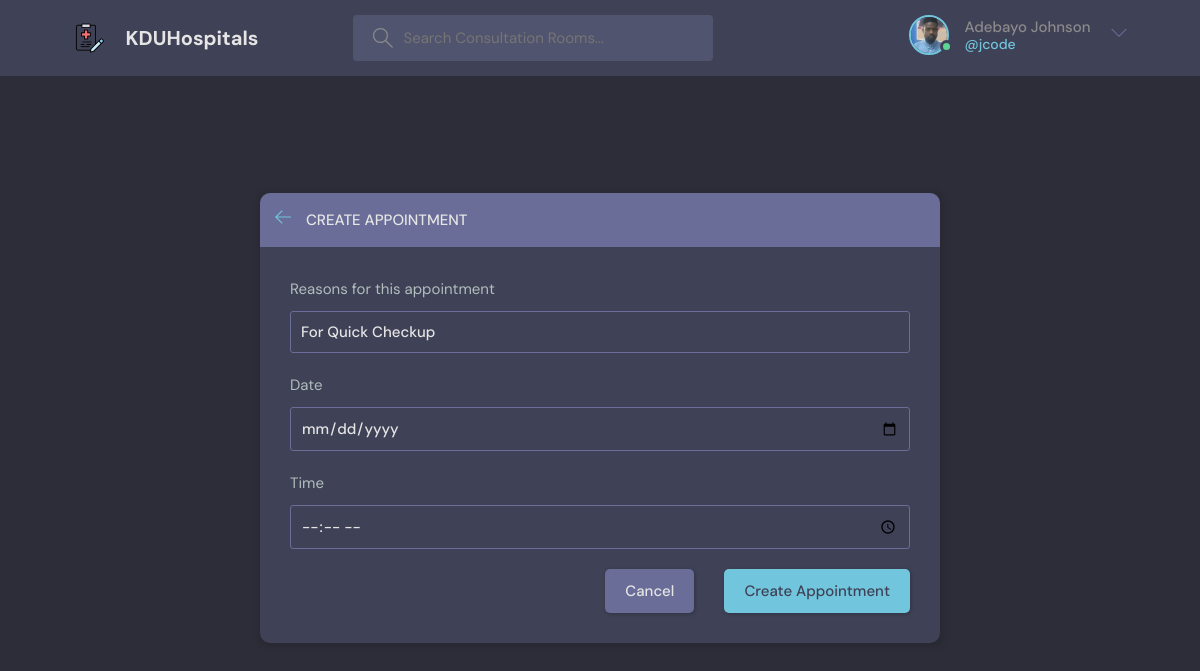
Screenshot of /update-appointment/1/ (signed in) with the database file from the repository.
### base/models.py (models this page shows, shortened)
class User(AbstractUser):
    name = models.CharField(max_length=200, null=True)
    email = models.EmailField(unique=True, null=True)
    bio = models.TextField(null=True)
    status = models.CharField(null=True,max_length = 20)
    hospital = models.ForeignKey(Hospital, on_delete=models.SET_NULL, null=True)
    specialisation = models.ForeignKey(Specialisation, on_delete=models.SET_NULL, null=True)
    avatar = models.ImageField(null=True, default="avatar.svg")
    certificate = models.ImageField(null=True, default="avatar.svg")
    gender = models.CharField(null=True,max_length = 20)
    card_number = models.CharField(null=True,max_length = 30)
    active = models.CharField(null=True,max_length = 3)
    created = models.DateTimeField(auto_now_add = True, null=True)
    USERNAME_FIELD = 'email'
    REQUIRED_FIELDS = []

class Appointment(models.Model):
    user = models.ForeignKey(User, on_delete=models.SET_NULL, null=True)
    user1 = models.CharField(max_length = 200, null = True)
    user2 = models.CharField(max_length = 200, null = True)
    title = models.CharField(max_length = 200, null = True)
    date = models.CharField(max_length = 200, null = True)
    time = models.CharField(max_length = 200, null = True)
    appt_status = models.CharField(max_length = 20, null = True)
    created = models.DateTimeField(auto_now_add = True)
    class Meta:
        ordering = ['-created']

### base/views.py (the view, shortened to what this page needs)
# urls.py: path('update-appointment/<str:key>/', views.updateAppointment, name="update-appointment"),
@login_required(login_url='login')
def updateAppointment(request, key):
    user = request.user
    appointment = Appointment.objects.get(id=key)
    form = AppointmentForm(instance=appointment)
    context = {'form': form, 'appointment':appointment}
    return render(request, 'base/appointment_form.html', context)

### base/form.py
class AppointmentForm(ModelForm):
    date = forms.CharField(
        required=True,
        widget=forms.widgets.TextInput(
            attrs={
                "id": "date",
                "type": "date",
            }
        ),
    )
    time = forms.CharField(
        required=True,
        widget=forms.widgets.TextInput(
            attrs={
                "id": "time",
                "type": "time",
            }
        ),
    )
    class Meta:
        model = Appointment
        fields = '__all__'
        exclude = ['user', 'user1','user2','fname']

### base/templates/base/appointment_form.html (shortened to what this page needs)
{% extends 'main.html' %}
{% block content %}
  <main class="create-room layout">
    <div class="container">
      <div class="layout__box">
        <div class="layout__boxHeader">
          <div class="layout__boxTitle">
            <a href="{{request.META.HTTP_REFERER}}">
              <svg version="1.1" xmlns="http://www.w3.org/2000/svg" width="32" height="32" viewBox="0 0 32 32">
                <title>arrow-left</title>
                <path
                  d="M13.723 2.286l-13.723 13.714 13.719 13.714 1.616-1.611-10.96-10.96h27.625v-2.286h-27.625l10.965-10.965-1.616-1.607z">
                </path>
              </svg>
            </a>
            <h3>Create Appointment</h3>
          </div>
        </div>
        <div class="layout__body">
          <form class="form" action="" method="POST">
            <div class="form__group">
              <label for="room_spec">Reasons for this appointment</label>
                {{form.title}}
            </div>
            <div class="form__group">
              <label for="room_spec">Date</label>
                {{form.date}}
            </div>
            <div class="form__group">
              <label for="room_spec">Time</label>
                {{form.time}}
            </div>
            <div class="form__action">
              <a class="btn btn--dark" href="{{request.META.HTTP_REFERER}}">Cancel</a>
              <button class="btn btn--main" type="submit">Create Appointment</button>
            </div>
          </form>
        </div>
      </div>
    </div>
  </main>
{% endblock %}

### templates/navbar.html (shortened to what this page needs)
{% load static %}
<header class="header header--loggedIn">
    <div class="container">
      <a href="{% url 'home' %}" class="header__logo">
        <img src="{% static 'img/medicals.png' %}" />
        <h1>KDUHospitals</h1>
      </a>
      <form class="header__search" method="GET" action="{% url 'home' %}">
        <label>
          <input type="text" name="q" placeholder="Search Consultation Rooms..." />
        </label>
      </form>
      <nav class="header__menu">
        {% if request.user.is_authenticated %}
        <div class="header__user">
          <a href="{% url 'user-profile' request.user.id %}">
            <div class="avatar avatar--medium active">
              <img src="{{request.user.avatar.url}}" />
            </div>
            <p>{{request.user.name}} <span>@{{request.user.username}}</span></p>
          </a>
          <button class="dropdown-button">
            <svg version="1.1" xmlns="http://www.w3.org/2000/svg" width="32" height="32" viewBox="0 0 32 32">
              <title>chevron-down</title>
              <path d="M16 21l-13-13h-3l16 16 16-16h-3l-13 13z"></path>
            </svg>
          </button>
        </div>
        {% else %}
        <a href="{% url 'login' %}">
          <img src="{% static 'img/avatar.svg' %}" />
          <p>Login</p>
        </a>
        {% endif %}
      </nav>
    </div>
  </header>

### templates/main.html (style rules this page uses)
.form__group { position: relative; }

### rows the page displays
User: user.avatar (picture), user.name "Adebayo Johnson", user.username "jcode"
Appointment: title "For Quick Checkup"
